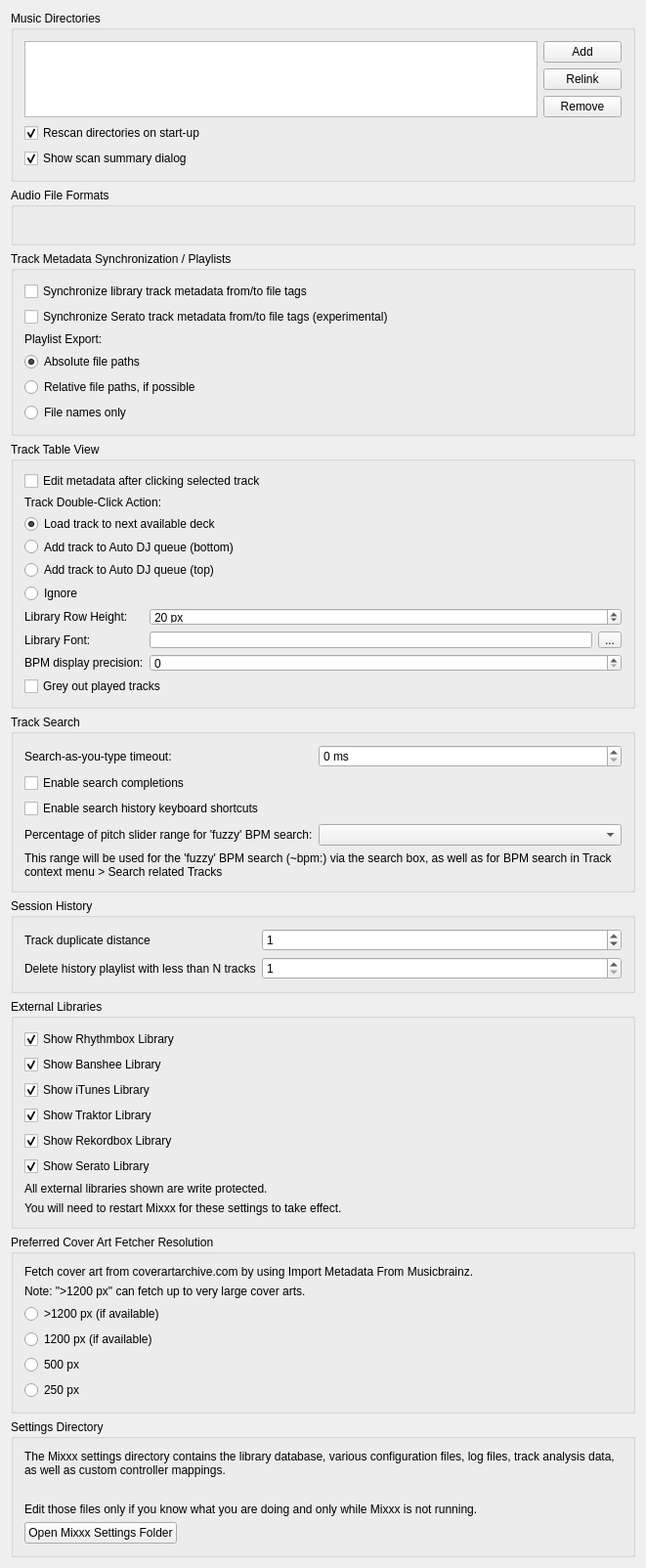
<?xml version="1.0" encoding="UTF-8"?>
<ui version="4.0">
 <class>DlgPrefLibraryDlg</class>
 <widget class="QWidget" name="DlgPrefLibraryDlg">
  <property name="geometry">
   <rect>
    <x>0</x>
    <y>0</y>
    <width>661</width>
    <height>1522</height>
   </rect>
  </property>
  <property name="windowTitle">
   <string notr="true">Library Preferences</string>
  </property>
  <layout class="QVBoxLayout" name="verticalLayout">

   <item>
    <widget class="QGroupBox" name="groupBox_MusicDirectories">
     <property name="title">
      <string>Music Directories</string>
     </property>
     <layout class="QGridLayout" name="gridLayout_music_directories">

      <item row="0" column="0" rowspan="3">
       <widget class="QListView" name="dirList">
        <property name="editTriggers">
         <set>QAbstractItemView::NoEditTriggers</set>
        </property>
        <property name="iconSize">
         <size>
          <width>16</width>
          <height>16</height>
         </size>
        </property>
        <property name="uniformItemSizes">
         <bool>true</bool>
        </property>
       </widget>
      </item>

      <item row="0" column="1">
       <widget class="QPushButton" name="pushButton_add_dir">
        <property name="font">
         <font/>
        </property>
        <property name="toolTip">
         <string>Add a directory where your music is stored. Mixxx will watch this directory and its subdirectories for new tracks.</string>
        </property>
        <property name="text">
         <string>Add</string>
        </property>
       </widget>
      </item>

      <item row="1" column="1">
       <widget class="QPushButton" name="pushButton_relocate_dir">
        <property name="toolTip">
         <string>If an existing music directory is moved, Mixxx doesn't know where to find the audio files in it. Choose Relink to select the music directory in its new location. &lt;br/&gt; This will re-establish the links to the audio files in the Mixxx library.</string>
        </property>
        <property name="text">
         <string extracomment="This will re-establish the links to the audio files in the Mixxx database if you move an music directory to a new location.">Relink</string>
        </property>
       </widget>
      </item>

      <item row="2" column="1">
       <widget class="QPushButton" name="pushButton_remove_dir">
        <property name="font">
         <font/>
        </property>
        <property name="toolTip">
         <string>If removed, Mixxx will no longer watch this directory and its subdirectories for new tracks.</string>
        </property>
        <property name="text">
         <string>Remove</string>
        </property>
       </widget>
      </item>

      <item row="3" column="0" colspan="2">
       <widget class="QCheckBox" name="checkBox_library_scan">
        <property name="text">
         <string>Rescan directories on start-up</string>
        </property>
        <property name="checked">
         <bool>true</bool>
        </property>
       </widget>
      </item>

      <item row="4" column="0" colspan="2">
       <widget class="QCheckBox" name="checkBox_library_scan_summary">
        <property name="text">
         <string>Show scan summary dialog</string>
        </property>
        <property name="checked">
         <bool>true</bool>
        </property>
       </widget>
      </item>

     </layout>
    </widget>
   </item>

   <item>
    <widget class="QGroupBox" name="groupBox_AudioFileFormats">
     <property name="title">
      <string>Audio File Formats</string>
     </property>
     <property name="flat">
      <bool>false</bool>
     </property>
     <layout class="QGridLayout" name="gridLayout_audio_formats">
      <item row="0" column="0">
       <widget class="QLabel" name="builtInFormats">
        <property name="text">
         <string/>
        </property>
        <property name="wordWrap">
         <bool>true</bool>
        </property>
       </widget>
      </item>
     </layout>
    </widget>
   </item>

   <item>
    <widget class="QGroupBox" name="groupBox_AudioFileTags">
     <property name="title">
      <string>Track Metadata Synchronization / Playlists</string>
     </property>
     <layout class="QGridLayout" name="gridLayout_metadata">
      <item row="0" column="0" colspan="2">
       <widget class="QCheckBox" name="checkBox_sync_track_metadata">
        <property name="toolTip">
         <string>Automatically write modified track metadata from the library into file tags and reimport metadata from updated file tags into the library</string>
        </property>
        <property name="text">
         <string>Synchronize library track metadata from/to file tags</string>
        </property>
       </widget>
      </item>

      <item row="1" column="0">
       <widget class="QCheckBox" name="checkBox_serato_metadata_export">
        <property name="toolTip">
         <string>Keeps track color, beat grid, bpm lock, cue points, and loops synchronized with SERATO_MARKERS/MARKERS2 file tags.&lt;br/&gt;&lt;br/&gt;WARNING: Enabling this option also enables the reimport of Serato metadata after files have been modified outside of Mixxx. On reimport existing metadata in Mixxx is replaced with the metadata found in file tags. Custom metadata not included in file tags like loop colors is lost.</string>
        </property>
        <property name="text">
         <string>Synchronize Serato track metadata from/to file tags (experimental)</string>
        </property>
       </widget>
      </item>

      <item row="2" column="0" colspan="2">
       <widget class="QLabel" name="label_playlistTrackFilePaths">
        <property name="text">
         <string>Playlist Export:</string>
        </property>
        <property name="alignment">
         <set>Qt::AlignLeft|Qt::AlignVCenter</set>
        </property>
       </widget>
      </item>

      <item row="3" column="0" colspan="2">
       <widget class="QRadioButton" name="radioButton_absolutePaths">
        <property name="text">
         <string>Absolute file paths</string>
        </property>
        <property name="checked">
         <bool>true</bool>
        </property>
        <attribute name="buttonGroup">
         <string notr="true">playlist_filepath_mode</string>
        </attribute>
       </widget>
      </item>
      <item row="4" column="0" colspan="2">
       <widget class="QRadioButton" name="radioButton_relativePaths">
        <property name="text">
         <string>Relative file paths, if possible</string>
        </property>
        <attribute name="buttonGroup">
         <string notr="true">playlist_filepath_mode</string>
        </attribute>
       </widget>
      </item>
      <item row="5" column="0" colspan="2">
       <widget class="QRadioButton" name="radioButton_noPaths">
        <property name="text">
         <string>File names only</string>
        </property>
        <attribute name="buttonGroup">
         <string notr="true">playlist_filepath_mode</string>
        </attribute>
       </widget>
      </item>

     </layout>
    </widget>
   </item>

   <item>
    <widget class="QGroupBox" name="groupBox_TrackTableView">
     <property name="title">
      <string>Track Table View</string>
     </property>
     <layout class="QGridLayout" name="gridLayout_track_table_view">

      <item row="1" column="0" colspan="3">
       <widget class="QCheckBox" name="checkBox_edit_metadata_selected_clicked">
        <property name="text">
         <string>Edit metadata after clicking selected track</string>
        </property>
       </widget>
      </item>

      <item row="2" column="0" colspan="3">
       <widget class="QLabel" name="label_doubeClickAction">
        <property name="text">
         <string>Track Double-Click Action:</string>
        </property>
        <property name="alignment">
         <set>Qt::AlignLeft|Qt::AlignVCenter</set>
        </property>
       </widget>
      </item>

      <item row="3" column="0" colspan="3">
       <widget class="QRadioButton" name="radioButton_dbclick_deck">
        <property name="text">
         <string>Load track to next available deck</string>
        </property>
        <property name="checked">
         <bool>true</bool>
        </property>
        <attribute name="buttonGroup">
         <string notr="true">dblclick_options</string>
        </attribute>
       </widget>
      </item>
      <item row="4" column="0" colspan="3">
       <widget class="QRadioButton" name="radioButton_dbclick_bottom">
        <property name="text">
         <string>Add track to Auto DJ queue (bottom)</string>
        </property>
        <attribute name="buttonGroup">
         <string notr="true">dblclick_options</string>
        </attribute>
       </widget>
      </item>
      <item row="5" column="0" colspan="3">
       <widget class="QRadioButton" name="radioButton_dbclick_top">
        <property name="text">
         <string>Add track to Auto DJ queue (top)</string>
        </property>
        <attribute name="buttonGroup">
         <string notr="true">dblclick_options</string>
        </attribute>
       </widget>
      </item>
      <item row="6" column="0" colspan="3">
       <widget class="QRadioButton" name="radioButton_dbclick_ignore">
        <property name="text">
         <string>Ignore</string>
        </property>
        <attribute name="buttonGroup">
         <string notr="true">dblclick_options</string>
        </attribute>
       </widget>
      </item>

      <item row="7" column="0">
       <widget class="QLabel" name="label_rowHeight">
        <property name="text">
         <string>Library Row Height:</string>
        </property>
        <property name="alignment">
         <set>Qt::AlignLeft|Qt::AlignVCenter</set>
        </property>
       </widget>
      </item>
      <item row="7" column="1" colspan="2">
       <widget class="QSpinBox" name="spinBox_row_height">
        <property name="suffix">
         <string> px</string>
        </property>
        <property name="minimum">
         <number>5</number>
        </property>
        <property name="maximum">
         <number>100</number>
        </property>
        <property name="value">
         <number>20</number>
        </property>
       </widget>
      </item>

      <item row="8" column="0">
       <widget class="QLabel" name="label_libraryFont">
        <property name="text">
         <string>Library Font:</string>
        </property>
        <property name="alignment">
         <set>Qt::AlignLeft|Qt::AlignVCenter</set>
        </property>
       </widget>
      </item>
      <item row="8" column="1">
       <widget class="QLineEdit" name="lineEdit_library_font">
        <property name="readOnly">
         <bool>true</bool>
        </property>
       </widget>
      </item>
      <item row="8" column="2">
       <widget class="QToolButton" name="btn_library_font">
        <property name="text">
         <string>...</string>
        </property>
       </widget>
      </item>

      <item row="9" column="0">
       <widget class="QLabel" name="label_bpm_precision">
        <property name="text">
         <string>BPM display precision:</string>
        </property>
        <property name="alignment">
         <set>Qt::AlignLeft|Qt::AlignVCenter</set>
        </property>
       </widget>
      </item>
      <item row="9" column="1" colspan="2">
       <widget class="QSpinBox" name="spinbox_bpm_precision"/>
      </item>

      <item row="10" column="0" colspan="3">
       <widget class="QCheckBox" name="checkbox_played_track_color">
        <property name="text">
         <string>Grey out played tracks</string>
        </property>
       </widget>
      </item>

     </layout>
    </widget>
   </item><!-- Track Table View -->

   <item>
    <widget class="QGroupBox" name="groupBox_Search">
     <property name="title">
      <string>Track Search</string>
     </property>
     <layout class="QGridLayout" name="gridLayout_search">

      <item row="0" column="0">
       <widget class="QLabel" name="label_searchDebouncingTimeout">
        <property name="text">
         <string>Search-as-you-type timeout:</string>
        </property>
        <property name="alignment">
         <set>Qt::AlignLeft|Qt::AlignVCenter</set>
        </property>
       </widget>
      </item>
      <item row="0" column="1" colspan="2">
       <widget class="QSpinBox" name="spinBox_search_debouncing_timeout">
        <property name="suffix">
         <string> ms</string>
        </property>
       </widget>
      </item>

      <item row="1" column="0" colspan="3">
       <widget class="QCheckBox" name="checkBox_enable_search_completions">
        <property name="text">
         <string>Enable search completions</string>
        </property>
       </widget>
      </item>

      <item row="2" column="0" colspan="3">
       <widget class="QCheckBox" name="checkBox_enable_search_history_shortcuts">
        <property name="text">
         <string>Enable search history keyboard shortcuts</string>
        </property>
       </widget>
      </item>

      <item row="3" column="0">
       <widget class="QLabel" name="label_searchBpmFuzzyRange">
        <property name="text">
         <string>Percentage of pitch slider range for 'fuzzy' BPM search:</string>
        </property>
        <property name="alignment">
         <set>Qt::AlignLeft|Qt::AlignVCenter</set>
        </property>
        <property name="buddy">
         <cstring>comboBox_search_bpm_fuzzy_range</cstring>
        </property>
       </widget>
      </item>
      <item row="3" column="1" colspan="2">
       <widget class="QComboBox" name="comboBox_search_bpm_fuzzy_range"/>
      </item>
      <item row="4" column="0" colspan="3">
       <widget class="QLabel" name="label_searchBpmFuzzyRangeInfo">
        <property name="text">
         <string>This range will be used for the 'fuzzy' BPM search (~bpm:) via the search box, as well as for BPM search in Track context menu &gt; Search related Tracks</string>
        </property>
        <property name="wordWrap">
         <bool>true</bool>
        </property>
       </widget>
      </item>

     </layout>
    </widget>
   </item><!-- Search box -->

   <item>
    <widget class="QGroupBox" name="groupBox_History">
     <property name="title">
      <string>Session History</string>
     </property>
     <layout class="QGridLayout" name="gridLayout_history">

      <item row="1" column="0">
       <widget class="QLabel" name="label_history_track_duplicate_distance">
        <property name="text">
         <string>Track duplicate distance</string>
        </property>
        <property name="alignment">
         <set>Qt::AlignLeft|Qt::AlignVCenter</set>
        </property>
        <property name="wordWrap">
         <bool>true</bool>
        </property>
       </widget>
      </item>
      <item row="1" column="1" colspan="2">
       <widget class="QSpinBox" name="spinbox_history_track_duplicate_distance">
        <property name="toolTip">
         <string>When playing a track again log it to the session history only if more than N other tracks have been played in the meantime</string>
        </property>
        <property name="minimum">
         <number>0</number>
        </property>
        <property name="maximum">
         <number>99</number>
        </property>
        <property name="value">
         <number>1</number>
        </property>
       </widget>
      </item>

      <item row="2" column="0">
       <widget class="QLabel" name="label_history_cleanup">
        <property name="toolTip">
         <string>History playlist with less than N tracks will be deleted&lt;br/&gt;&lt;br/&gt;Note: the cleanup will be performed during startup and shutdown of Mixxx.</string>
        </property>
        <property name="text">
         <string>Delete history playlist with less than N tracks</string>
        </property>
        <property name="alignment">
         <set>Qt::AlignLeft|Qt::AlignVCenter</set>
        </property>
       </widget>
      </item>
      <item row="2" column="1" colspan="2">
       <widget class="QSpinBox" name="spinbox_history_min_tracks_to_keep">
        <property name="minimum">
         <number>1</number>
        </property>
        <property name="maximum">
         <number>99</number>
        </property>
        <property name="value">
         <number>1</number>
        </property>
       </widget>
      </item>

     </layout>
    </widget>
   </item><!-- History -->

   <item>
    <widget class="QGroupBox" name="groupBox_external_libraries">
     <property name="title">
      <string>External Libraries</string>
     </property>
     <layout class="QGridLayout" name="gridLayout_external_libraries">
      <item row="0" column="0">
       <widget class="QCheckBox" name="checkBox_show_rhythmbox">
        <property name="text">
         <string>Show Rhythmbox Library</string>
        </property>
        <property name="checked">
         <bool>true</bool>
        </property>
       </widget>
      </item>
      <item row="1" column="0">
       <widget class="QCheckBox" name="checkBox_show_banshee">
        <property name="text">
         <string>Show Banshee Library</string>
        </property>
        <property name="checked">
         <bool>true</bool>
        </property>
       </widget>
      </item>
      <item row="2" column="0">
       <widget class="QCheckBox" name="checkBox_show_itunes">
        <property name="text">
         <string>Show iTunes Library</string>
        </property>
        <property name="checked">
         <bool>true</bool>
        </property>
       </widget>
      </item>
      <item row="3" column="0">
       <widget class="QCheckBox" name="checkBox_show_traktor">
        <property name="text">
         <string>Show Traktor Library</string>
        </property>
        <property name="checked">
         <bool>true</bool>
        </property>
       </widget>
      </item>
      <item row="4" column="0">
       <widget class="QCheckBox" name="checkBox_show_rekordbox">
        <property name="text">
         <string>Show Rekordbox Library</string>
        </property>
        <property name="checked">
         <bool>true</bool>
        </property>
       </widget>
      </item>
      <item row="5" column="0">
       <widget class="QCheckBox" name="checkBox_show_serato">
        <property name="text">
         <string>Show Serato Library</string>
        </property>
        <property name="checked">
         <bool>true</bool>
        </property>
       </widget>
      </item>
      <item row="6" column="0">
       <widget class="QLabel" name="label_4">
        <property name="text">
         <string>All external libraries shown are write protected.</string>
        </property>
        <property name="wordWrap">
         <bool>true</bool>
        </property>
        <property name="topMargin" stdset="0">
         <number>10</number>
        </property>
       </widget>
      </item>
      <item row="7" column="0">
       <widget class="QLabel" name="label_11">
        <property name="text">
         <string>You will need to restart Mixxx for these settings to take effect.</string>
        </property>
        <property name="wordWrap">
         <bool>true</bool>
        </property>
       </widget>
      </item>
     </layout>
    </widget>
   </item>

   <item>
    <widget class="QGroupBox" name="groupBox_cover_art_fetcher">
     <property name="title">
      <string>Preferred Cover Art Fetcher Resolution</string>
     </property>
     <layout class="QGridLayout" name="gridLayout_cover_art_fetcher">
      <item row="0" column="0">
       <widget class="QLabel" name="label_12">
        <property name="text">
         <string>Fetch cover art from coverartarchive.com by using Import Metadata From Musicbrainz.</string>
        </property>
        <property name="wordWrap">
         <bool>true</bool>
        </property>
       </widget>
      </item>
      <item row="1" column="0">
       <widget class="QLabel" name="label_13">
        <property name="text">
         <string>Note: &quot;&gt;1200 px&quot; can fetch up to very large cover arts.</string>
        </property>
        <property name="wordWrap">
         <bool>true</bool>
        </property>
       </widget>
      </item>
      <item row="2" column="0">
       <widget class="QRadioButton" name="radioButton_cover_art_fetcher_highest">
        <property name="text">
         <string>&gt;1200 px (if available)</string>
        </property>
        <property name="checked">
         <bool>false</bool>
        </property>
       </widget>
      </item>
      <item row="3" column="0">
       <widget class="QRadioButton" name="radioButton_cover_art_fetcher_high">
        <property name="text">
         <string>1200 px (if available)</string>
        </property>
        <property name="checked">
         <bool>false</bool>
        </property>
       </widget>
      </item>
      <item row="4" column="0">
       <widget class="QRadioButton" name="radioButton_cover_art_fetcher_medium">
        <property name="text">
         <string>500 px</string>
        </property>
        <property name="checked">
         <bool>false</bool>
        </property>
       </widget>
      </item>
      <item row="5" column="0">
       <widget class="QRadioButton" name="radioButton_cover_art_fetcher_lowest">
        <property name="text">
         <string>250 px</string>
        </property>
        <property name="checked">
         <bool>false</bool>
        </property>
       </widget>
      </item>
     </layout>
    </widget>
   </item>

   <item>
    <widget class="QGroupBox" name="groupBox_settingsDir">
     <property name="title">
      <string>Settings Directory</string>
     </property>
     <layout class="QVBoxLayout" name="vlayout_settingsDir">
      <item>
       <widget class="QLabel" name="label_settingsDir">
        <property name="text">
         <string>The Mixxx settings directory contains the library database, various configuration files, log files, track analysis data, as well as custom controller mappings.</string>
        </property>
        <property name="wordWrap">
         <bool>true</bool>
        </property>
       </widget>
      </item>
      <item>
       <widget class="QLabel" name="label_settingsManualLink">
        <property name="text">
         <string/>
        </property>
        <property name="wordWrap">
         <bool>true</bool>
        </property>
        <property name="openExternalLinks">
         <bool>true</bool>
        </property>
       </widget>
      </item>
      <item>
       <widget class="QLabel" name="label_settingsWarning">
        <property name="text">
         <string>Edit those files only if you know what you are doing and only while Mixxx is not running.</string>
        </property>
        <property name="wordWrap">
         <bool>true</bool>
        </property>
       </widget>
      </item>
      <item>
       <widget class="QPushButton" name="pushButton_open_settings_dir">
        <property name="sizePolicy">
         <sizepolicy hsizetype="Fixed" vsizetype="Fixed">
          <horstretch>0</horstretch>
          <verstretch>0</verstretch>
         </sizepolicy>
        </property>
        <property name="text">
         <string>Open Mixxx Settings Folder</string>
        </property>
       </widget>
      </item>
     </layout>
    </widget>
   </item>
   <item>
    <spacer name="verticalSpacer">
     <property name="orientation">
      <enum>Qt::Vertical</enum>
     </property>
     <property name="sizeHint" stdset="0">
      <size>
       <width>20</width>
       <height>40</height>
      </size>
     </property>
    </spacer>
   </item>
  </layout>
 </widget>
 <layoutdefault spacing="6" margin="11"/>
 <tabstops>
  <tabstop>dirList</tabstop>
  <tabstop>pushButton_add_dir</tabstop>
  <tabstop>pushButton_relocate_dir</tabstop>
  <tabstop>pushButton_remove_dir</tabstop>
  <tabstop>checkBox_library_scan</tabstop>
  <tabstop>checkBox_library_scan_summary</tabstop>
  <tabstop>checkBox_sync_track_metadata</tabstop>
  <tabstop>checkBox_serato_metadata_export</tabstop>
  <tabstop>radioButton_absolutePaths</tabstop>
  <tabstop>radioButton_relativePaths</tabstop>
  <tabstop>radioButton_noPaths</tabstop>
  <tabstop>checkBox_edit_metadata_selected_clicked</tabstop>
  <tabstop>radioButton_dbclick_deck</tabstop>
  <tabstop>radioButton_dbclick_bottom</tabstop>
  <tabstop>radioButton_dbclick_top</tabstop>
  <tabstop>radioButton_dbclick_ignore</tabstop>
  <tabstop>spinBox_row_height</tabstop>
  <tabstop>btn_library_font</tabstop>
  <tabstop>spinbox_bpm_precision</tabstop>
  <tabstop>checkbox_played_track_color</tabstop>
  <tabstop>spinBox_search_debouncing_timeout</tabstop>
  <tabstop>checkBox_enable_search_completions</tabstop>
  <tabstop>checkBox_enable_search_history_shortcuts</tabstop>
  <tabstop>comboBox_search_bpm_fuzzy_range</tabstop>
  <tabstop>spinbox_history_track_duplicate_distance</tabstop>
  <tabstop>spinbox_history_min_tracks_to_keep</tabstop>
  <tabstop>checkBox_show_rhythmbox</tabstop>
  <tabstop>checkBox_show_banshee</tabstop>
  <tabstop>checkBox_show_itunes</tabstop>
  <tabstop>checkBox_show_traktor</tabstop>
  <tabstop>checkBox_show_rekordbox</tabstop>
  <tabstop>checkBox_show_serato</tabstop>
  <tabstop>radioButton_cover_art_fetcher_highest</tabstop>
  <tabstop>radioButton_cover_art_fetcher_high</tabstop>
  <tabstop>radioButton_cover_art_fetcher_medium</tabstop>
  <tabstop>radioButton_cover_art_fetcher_lowest</tabstop>
  <tabstop>pushButton_open_settings_dir</tabstop>
 </tabstops>
 <buttongroups>
  <buttongroup name="playlist_filepath_mode"/>
  <buttongroup name="dblclick_options"/>
 </buttongroups>
 <resources/>
 <connections/>
</ui>
